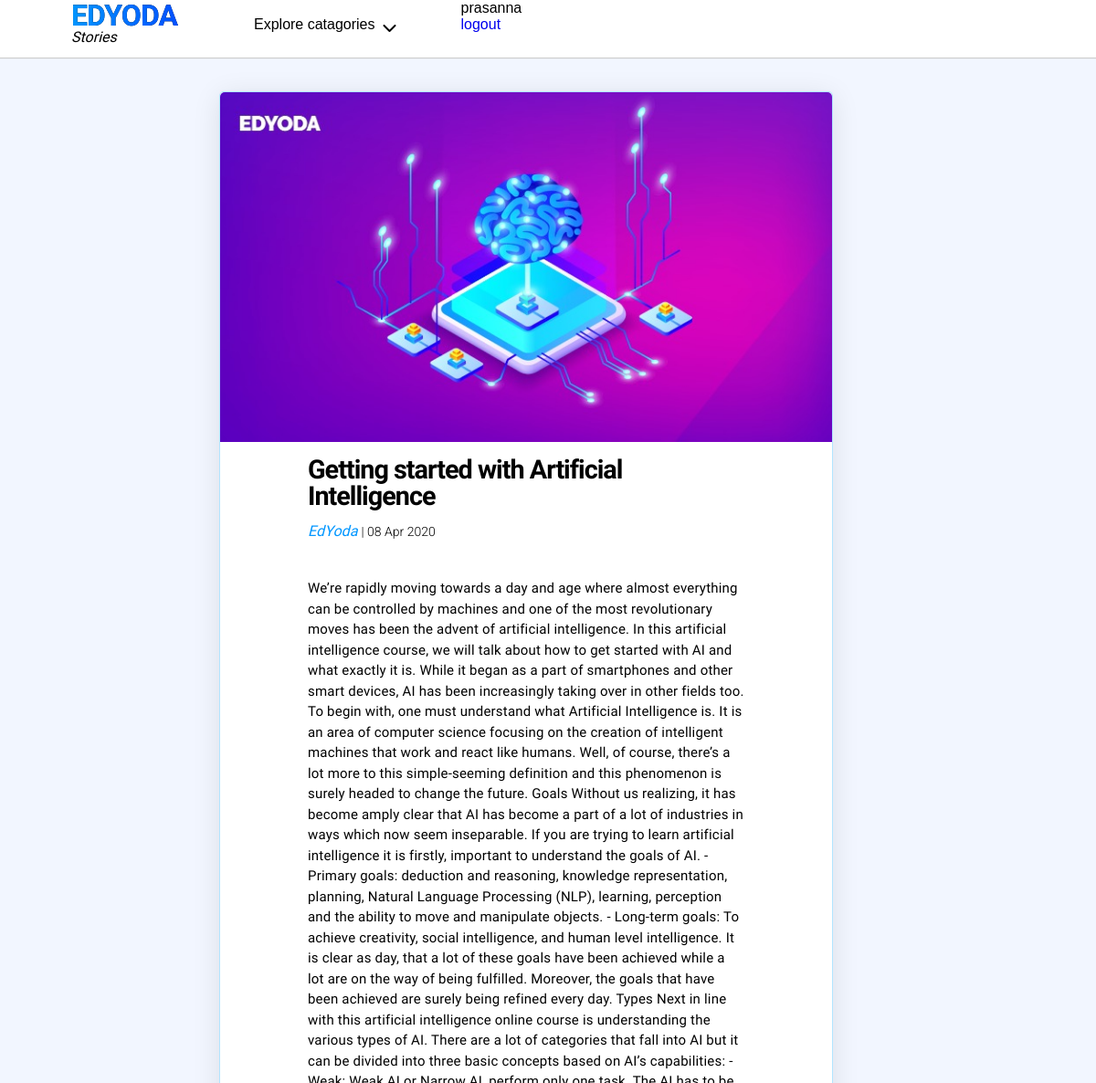
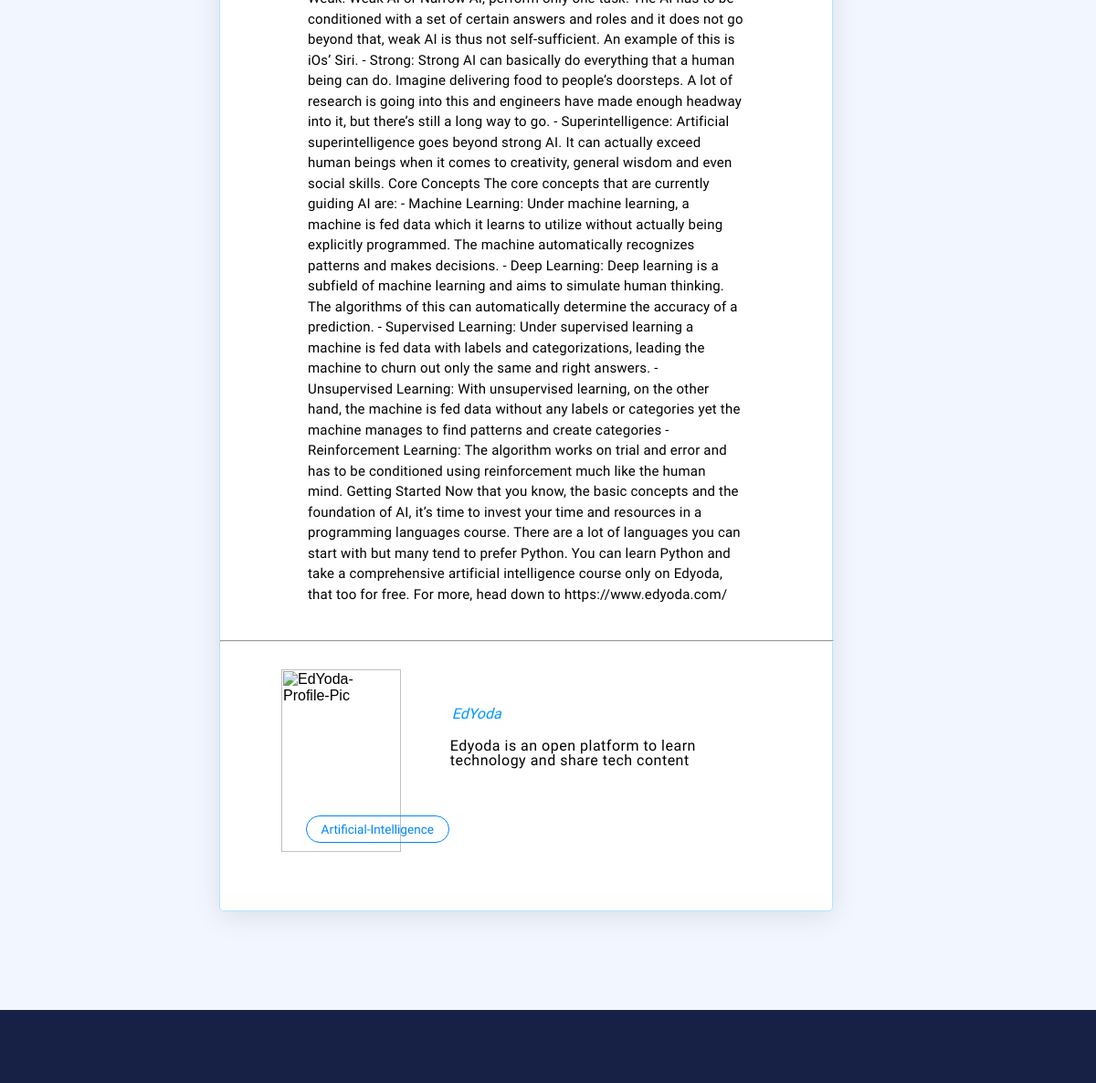
/post_info/getting-started-with-artificial-intelligence (signed in), run on the app's committed database (2 pictures, top to bottom).
### blog/models.py (models this page shows, shortened)
class post(models.Model):
    statuses = [
        ("D","draft"),
        ("p","published")
        ]
    title = models.CharField(max_length=50)
    slug = models.SlugField(blank=True,unique=True)
    content = models.TextField()
    date = models.DateField(auto_now=True)
    status = models.CharField(max_length=1,choices=statuses)
    image = models.ImageField(upload_to="blog/post",blank=True)
    Catogary= models.ForeignKey(Catogary,on_delete=models.CASCADE,related_name="posts")
    author = models.ForeignKey(author,on_delete=models.CASCADE,related_name="posts")

class author(models.Model):
    name = models.CharField(max_length=50)

### blog/views.py (the view)
# urls.py: path('post_info/<slug:slug>',PostDetailView.as_view(),name="post_detail"),
class PostDetailView(LoginRequiredMixin,DetailView):
    login_url = 'login'
    model = post
    template_name = "blog/post_details.html"
    context_object_name = "post"

### blog/templates/blog/post_details.html
{% extends "blog/base.html" %}
{% block content %}
<div class="web_page_body">
    <div class="top_spacing">
    <div class="card_details">
        <div class="card_image">
            <img class="Main_image_card"
                src="{{ post.image.url }}"
                alt="notfound">
        </div>
        <div class="card_hedding_details">
            <h1 class="card_heading">{{ post.title }}</h1>
            <div class="card_author_date">
                <p class="blog_card_author_name">
                   {{ post.author.name }}
                    <span class="blogcard_publish_date">
                        |
                        {{ post.date|date:"d M Y" }}
                    </span>
                </p>
            </div>
        </div>
        <div class="blog_description">
            <div>
                <p class="para_class">
                    {{ post.content }}
                </p>
            </div>
        </div>
            <hr class="devider">
            <div class="blog_author blog_A_sec">
                <div class="blog_author_image ">
                    <img  class="blog_author_image_card" src="https://edyoda.s3.amazonaws.com/media/profile-picture/0.png" alt="EdYoda-Profile-Pic">
                </div>
                <div class="blog_author_details ">
                    <p class="blog_author_name">EdYoda</p>
                    <p class="blog_author_description">Edyoda is an open platform to learn technology and
                        share tech content</p>
                </div>
            </div>
            <div class="blog_button">
                <div class="button">Artificial-Intelligence</div>
            </div>
    </div>
</div>
</div>
{% endblock content %}

### blog/templates/blog/base.html (shortened to what this page needs)
{% load static %}
<html lang="en">
<head>
    <link rel="stylesheet" href="{% static 'blog/css/main.css' %}">
</head>
<body>
    <div class="sections">
        <div class="topbar">
            <div class="topbar_sections">
                <div class="topbar_edyoda topbar_edyoda_1">EDYODA</div>
                <p class="logo_stories">Stories</p>
            </div>
            <div class="topbar_sections">
                <br>
                <div class="topbar_sections_cat_wrapper">
                    <div class="topbar_sections_cat">Explore catagories </div>
                    <span><i class="fas fa-chevron-down cat_icon"></i></span>
                </div>
            </div>
            <div class="Auth_div">
                {% if user.is_authenticated %}
                <div>
                    {{ user.get_username }}
                </div>
                <div>
                    <a href="{% url 'logout' %}">logout</a>
                </div>
                {% else %}
                <div>
                    <a href="{% url 'login' %}">login</a>
                </div>
                {% endif %}
            </div>
        </div>
        <div class="content_sec">
            {% block content %}
            {% endblock content %}
        </div>
        <div class="footer_div"></div>
    </div>
</body>
</html>

### blog/static/blog/css/main.css (style rules this page uses)
body { margin: 0; padding: 0; font-family: sans-serif; }
.sections { display: flex; flex-direction: column; }
.topbar { width: 100%; height: auto; z-index: 90; padding:1em 4.875em; background-color: #fff; display:flex; box-shadow:0 1px 1px #ccc; position:fixed; padding-top:0; }
.topbar_sections { display:inline-block; margin-right:70px; }
.topbar_edyoda { width:130px; margin-bottom: 0px; font-family: Raleway,sans-serif; font-size: 2em; font-weight: 900; line-height: 1.08; letter-spacing: -.9px; text-align: left; text-shadow: blue; display:inline-block; }
.topbar_edyoda_1 { background-image: linear-gradient(269deg,#0048ff,#0096ff),linear-gradient(#000,#000); color: #0084ff; background-clip: text; -webkit-text-fill-color: transparent; }
.logo_stories { margin: 0; object-fit: contain; font-family: Raleway,sans-serif; font-size: 1em; font-weight: 500; line-height:.8; font-style: italic; color: #000; }
.topbar_sections_cat_wrapper { display: flex; }
.topbar_sections_cat { padding-right: 8px; }
.cat_icon { margin-top: 4px; }
.web_page_body { background-color: #f2f6ff; padding-bottom: 4%; }
.blog_card_author_name { font-size: .9em; font-weight: 500; font-style: italic; line-height: 2; color:#0096ff; margin-top: 1; text-align: left; font-family: Raleway,sans-serif; }
.blogcard_publish_date { font-size: 12px; font-weight: 300; font-style: normal; color: #000; margin-top: .3em; font-family: Roboto; }
.footer_div { padding: 40px 16%; background-color: #172146; }
.top_spacing { padding-top: 100px; }
.card_details { margin-bottom: 5%; margin-left: 20%; margin-right: 24%; widows: 100%; border: 1px solid rgba(0,168,255,.3); box-shadow: 0 5px 30px 0 rgba(0,0,0,.1); border-radius: 5px; position: relative; background-color: #fff;; }
.Main_image_card { width:100%; border-top-left-radius: 5px; border-top-right-radius: 5px; }
.card_hedding_details { padding:1em 6em; padding-bottom: 0; }
.card_heading { margin:0; font-family:Raleway,sans-serif; font-size:1.8em; font-weight:600; font-style:normal; font-stretch:normal; line-height:1; letter-spacing:-1px; text-align:left; color:#000 }
.card_author_date { position: relative; height: 2.5em; padding: .4em 0; box-sizing: border-box; font-size: 18px; }
.blog_card_author_name { font-family: Raleway,sans-serif; font-weight: 500; font-style: italic; text-align: left; color:#0096ff; }
.blogcard_publish_date { font-weight: 300; color:#000; font-family: Roboto,sans-serif; font-size: 14px;; }
.blog_description { padding:1em 6em; }
.para_class { font-size: 15px; line-height: 1.5em; letter-spacing: .2px; font-family: Raleway,sans-serif; }
.devider { width: 100%; margin-bottom:0; }
.blog_A_sec { display: flex; padding-top: 30px; padding-left: 10%; padding-right: 10%; }
.blog_author_image { width:200px; height: 200px; }
.blog_author_image_card { width:100%; }
.blog_author_details { margin-left: 10%; }
.blog_author_name { padding-top:35; font-family: Raleway,sans-serif; font-weight: 500; font-style: italic; font-stretch: normal; line-height: 1.5; letter-spacing: normal; text-align: left; color:#0096ff; margin:2; padding-bottom: 10; }
.blog_author_description { font-family: Raleway,sans-serif; font-weight: 400; line-height: 1; letter-spacing: .5px; text-align: left; color:#000; margin: .3em 0 0; }
.blog_button { padding:35px; margin-left: 8%; margin-bottom: 5%; margin-top: -12%; margin-right: 15%; width:400px; }
.button { font-family: Raleway,sans-serif; display: inline-block; border: 1px solid #0084ff; padding: 6px 16px; background-color: transparent; color: #0084ff; border-radius: 15px; width: auto; font-size: .85em; margin:5px; }
a { text-decoration: none; }

### data on the page
post: image (picture), title "Getting started with Artificial Intelligence", author.name "EdYoda", date "08 Apr 2020", content "We’re rapidly moving towards a day and age where almost everything can be controlled by machines and one of the most revolutionary moves has been the advent of artificial intelligence. In this artificial intelligence course, we will talk about how to get started with AI and what exactly it is. While it began as a part of smartphones and other smart devices, AI has been increasingly taking over in other fields too. To begin with, one must understand what Artificial Intelligence is. It is an area of computer science focusing on the creation of intelligent machines that work and react like humans. Well, of course, there’s a lot more to this simple-seeming definition and this phenomenon is…"

### other printed values
{{ user.get_username }} "prasanna"
